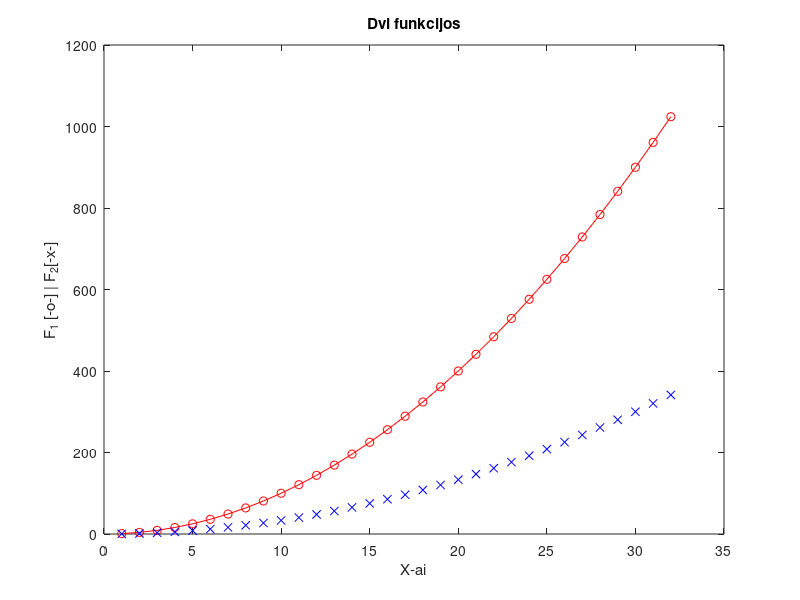

Recreate this plot in MATLAB.
%Naglis Čekanauskas EDIf-25/1 2026-09-14
%
% Paprastas skriptas
%
x = 1:32;
y = x.^2;
plot(x, y, 'o-r', x, y/3, 'xb')
title('Dvi funkcijos')
xlabel('X-ai')
ylabel('F_1 [-o-] | F_2[-x-]')

% ===================================================
% Papildoma užduotis
% ===================================================

N = 7; 

v = (N+1) : 0.5 : (N+4);

A = [N,   N+1, N+2; 
    N+3, N+4, N+5; 
    N+6, N+7, N+8];

var_a = A(3, 2);          
var_b = A(2:3, 1:2);       
var_c = A([1, 3], [1, 3]); 

v_mod = v(1:3); 
A_concatenated = [A; v_mod];
